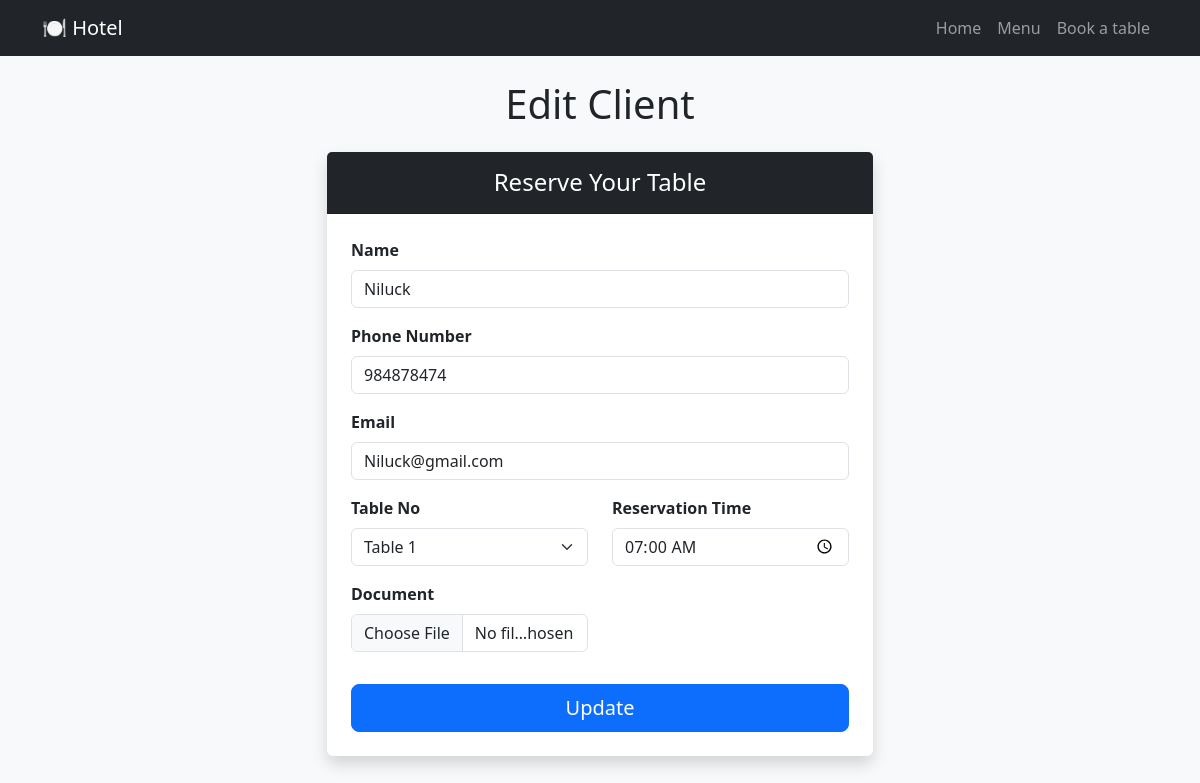
The app's page /edit/10/ with its own data.
### Hotel/models.py (models this page shows)
class Client(models.Model):
    name=models.CharField(max_length=100)
    phone_number = models.CharField(max_length=20)
    table=models.IntegerField()
    email=models.EmailField(max_length=300)
    reservation_time=models.TimeField()
    document=models.FileField(upload_to="documents/", blank=True)

### Hotel/views.py (the view, shortened to what this page needs)
# urls.py: path("edit/<int:Hotel_id>/", edit_client, name="edit_client"),
def edit_client(request, Hotel_id):
    client = Client.objects.get(id=Hotel_id)
    context = {
        'header': 'Edit Client',
        'title': 'Edit Client',
        'client': client,
    }
    return render(request, "Hotel/Book.html", context)

### Hotel/templates/Hotel/book.html (shortened to what this page needs)
{% extends 'Hotel/base.html' %}
{% block content %}
<div class="row justify-content-center">
    <div class="col-md-8 col-lg-6">
        <div class="card shadow border-0">
            <div class="card-header bg-dark text-white text-center py-3">
                <h4 class="mb-0">Reserve Your Table</h4>
            </div>
            <div class="card-body p-4">
                <form method="POST" action="" enctype="multipart/form-data">
                    <div class="mb-3">
                        <label class="form-label fw-semibold">Name</label>
                    <input type="text" name="name" class="form-control" placeholder="Your full name" value="{{ client.name|default:'' }}" required>
                    </div>
                    <div class="mb-3">
                        <label class="form-label fw-semibold">Phone Number</label>
                        <input type="number" name="phone_number" class="form-control" placeholder="98XXXXXXXXX" value="{{ client.phone_number|default:'' }}" required>
                    </div>
                    <div class="mb-3">
                        <label class="form-label fw-semibold">Email</label>
                        <input type="email" name="email" class="form-control" placeholder="you@example.com" value="{{ client.email|default:'' }}" required>
                    </div>
                    <div class="row">
                        <div class="col-6 mb-3">
                            <label class="form-label fw-semibold">Table No</label>
                            <select name="Table_no" class="form-select">
                                <option value="1">Table 1</option>
                            </select>
                        </div>
                        <div class="col-6 mb-3">
                            <label class="form-label fw-semibold">Reservation Time</label>
                            <input type="time" name="reservation_time" class="form-control" value="{{ client.reservation_time|time:'H:i' }}" required>
                        </div>
                         <div class="col-6 mb-3">
                            <label class="form-label fw-semibold">Document</label>
                            <input type="file" name="document" class="form-control" {% if not client %}required{% endif %}>
                        </div>
                    </div>
                    <div class="d-grid mt-3">
                    <input type="submit" name="Book" value="{% if client %}Update{% else %}Book Now{% endif %}" class="btn btn-primary btn-lg">
                    </div>
                </form>
            </div>
        </div>
    </div>
</div>
{% endblock %}

### records on screen
Client: name "Niluck", phone_number "984878474", email "Niluck@gmail.com", reservation_time "07:00"

### other values on screen
{{ header }} "Edit Client"
